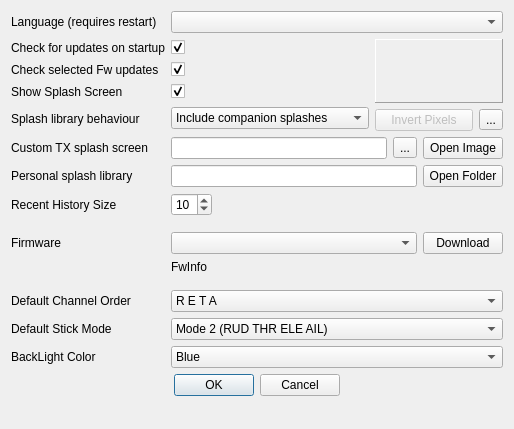
<?xml version="1.0" encoding="UTF-8"?>
<ui version="4.0">
 <class>preferencesDialog</class>
 <widget class="QDialog" name="preferencesDialog">
  <property name="geometry">
   <rect>
    <x>0</x>
    <y>0</y>
    <width>514</width>
    <height>429</height>
   </rect>
  </property>
  <property name="sizePolicy">
   <sizepolicy hsizetype="Minimum" vsizetype="Preferred">
    <horstretch>0</horstretch>
    <verstretch>0</verstretch>
   </sizepolicy>
  </property>
  <property name="windowTitle">
   <string>Preferences</string>
  </property>
  <property name="windowIcon">
   <iconset resource="companion9x.qrc">
    <normaloff>:/images/preferences.png</normaloff>:/images/preferences.png</iconset>
  </property>
  <layout class="QGridLayout" name="gridLayout_4">
   <item row="4" column="0">
    <widget class="QLabel" name="label_10">
     <property name="text">
      <string>Splash library behaviour</string>
     </property>
    </widget>
   </item>
   <item row="14" column="1" colspan="3">
    <widget class="QComboBox" name="backLightColor">
     <item>
      <property name="text">
       <string>Blue</string>
      </property>
     </item>
     <item>
      <property name="text">
       <string>Green</string>
      </property>
     </item>
     <item>
      <property name="text">
       <string>Red</string>
      </property>
     </item>
     <item>
      <property name="text">
       <string>Orange</string>
      </property>
     </item>
     <item>
      <property name="text">
       <string>Yellow</string>
      </property>
     </item>
    </widget>
   </item>
   <item row="12" column="1" colspan="3">
    <widget class="QComboBox" name="channelorderCB">
     <property name="whatsThis">
      <string>Channel order

This is used by the templated to determine which channel goes to what number output.</string>
     </property>
     <property name="currentIndex">
      <number>0</number>
     </property>
     <item>
      <property name="text">
       <string notr="true">R E T A</string>
      </property>
     </item>
     <item>
      <property name="text">
       <string notr="true">R E A T</string>
      </property>
     </item>
     <item>
      <property name="text">
       <string notr="true">R T E A</string>
      </property>
     </item>
     <item>
      <property name="text">
       <string notr="true">R T A E</string>
      </property>
     </item>
     <item>
      <property name="text">
       <string notr="true">R A E T</string>
      </property>
     </item>
     <item>
      <property name="text">
       <string notr="true">R A T E</string>
      </property>
     </item>
     <item>
      <property name="text">
       <string notr="true">E R T A</string>
      </property>
     </item>
     <item>
      <property name="text">
       <string notr="true">E R A T</string>
      </property>
     </item>
     <item>
      <property name="text">
       <string notr="true">E T R A</string>
      </property>
     </item>
     <item>
      <property name="text">
       <string notr="true">E T A R</string>
      </property>
     </item>
     <item>
      <property name="text">
       <string notr="true">E A R T</string>
      </property>
     </item>
     <item>
      <property name="text">
       <string notr="true">E A T R</string>
      </property>
     </item>
     <item>
      <property name="text">
       <string notr="true">T R E A</string>
      </property>
     </item>
     <item>
      <property name="text">
       <string notr="true">T R A E</string>
      </property>
     </item>
     <item>
      <property name="text">
       <string notr="true">T E R A</string>
      </property>
     </item>
     <item>
      <property name="text">
       <string notr="true">T E A R</string>
      </property>
     </item>
     <item>
      <property name="text">
       <string notr="true">T A R E</string>
      </property>
     </item>
     <item>
      <property name="text">
       <string notr="true">T A E R</string>
      </property>
     </item>
     <item>
      <property name="text">
       <string notr="true">A R E T</string>
      </property>
     </item>
     <item>
      <property name="text">
       <string notr="true">A R T E</string>
      </property>
     </item>
     <item>
      <property name="text">
       <string notr="true">A E R T</string>
      </property>
     </item>
     <item>
      <property name="text">
       <string notr="true">A E T R</string>
      </property>
     </item>
     <item>
      <property name="text">
       <string notr="true">A T R E</string>
      </property>
     </item>
     <item>
      <property name="text">
       <string notr="true">A T E R</string>
      </property>
     </item>
    </widget>
   </item>
   <item row="0" column="1" colspan="3">
    <widget class="QComboBox" name="locale_QB"/>
   </item>
   <item row="6" column="1" colspan="3">
    <layout class="QGridLayout" name="gridLayout_2">
     <item row="0" column="0">
      <widget class="QLineEdit" name="libraryPath">
       <property name="enabled">
        <bool>true</bool>
       </property>
       <property name="readOnly">
        <bool>true</bool>
       </property>
      </widget>
     </item>
     <item row="0" column="1">
      <widget class="QPushButton" name="libraryPathButton">
       <property name="text">
        <string>Open Folder</string>
       </property>
      </widget>
     </item>
    </layout>
   </item>
   <item row="9" column="1" rowspan="2" colspan="3">
    <layout class="QGridLayout" name="gridLayout">
     <item row="0" column="0">
      <widget class="QComboBox" name="downloadVerCB"/>
     </item>
     <item row="0" column="1">
      <widget class="QPushButton" name="fw_dnld">
       <property name="sizePolicy">
        <sizepolicy hsizetype="Fixed" vsizetype="Fixed">
         <horstretch>0</horstretch>
         <verstretch>0</verstretch>
        </sizepolicy>
       </property>
       <property name="text">
        <string>Download</string>
       </property>
      </widget>
     </item>
     <item row="1" column="0">
      <widget class="QLabel" name="FwInfo">
       <property name="text">
        <string>FwInfo</string>
       </property>
      </widget>
     </item>
    </layout>
   </item>
   <item row="13" column="1" colspan="3">
    <widget class="QComboBox" name="stickmodeCB">
     <property name="whatsThis">
      <string>Mode selection:

Mode 1:
  Left stick:  Elevator, Rudder
  Right stick:  Throttle, Aileron

Mode 2:
  Left stick:  Throttle, Rudder
  Right stick:  Elevator, Aileron

Mode 3:
  Left stick:  Elevator, Aileron
  Right stick:  Throttle, Rudder

Mode 4:
  Left stick:  Throttle, Aileron
  Right stick:  Elevator, Rudder

</string>
     </property>
     <property name="currentIndex">
      <number>1</number>
     </property>
     <item>
      <property name="text">
       <string>Mode 1 (RUD ELE THR AIL)</string>
      </property>
     </item>
     <item>
      <property name="text">
       <string>Mode 2 (RUD THR ELE AIL)</string>
      </property>
     </item>
     <item>
      <property name="text">
       <string>Mode 3 (AIL ELE THR RUD)</string>
      </property>
     </item>
     <item>
      <property name="text">
       <string>Mode 4 (AIL THR ELE RUD)</string>
      </property>
     </item>
    </widget>
   </item>
   <item row="10" column="0">
    <spacer name="verticalSpacer_3">
     <property name="orientation">
      <enum>Qt::Vertical</enum>
     </property>
     <property name="sizeType">
      <enum>QSizePolicy::Fixed</enum>
     </property>
     <property name="sizeHint" stdset="0">
      <size>
       <width>20</width>
       <height>14</height>
      </size>
     </property>
    </spacer>
   </item>
   <item row="5" column="1" colspan="3">
    <layout class="QHBoxLayout" name="horizontalLayout_2">
     <item>
      <widget class="QLineEdit" name="SplashFileName">
       <property name="enabled">
        <bool>true</bool>
       </property>
       <property name="readOnly">
        <bool>true</bool>
       </property>
      </widget>
     </item>
     <item>
      <widget class="QToolButton" name="splashLibraryButton">
       <property name="text">
        <string>...</string>
       </property>
       <property name="icon">
        <iconset resource="companion9x.qrc">
         <normaloff>:/images/library.png</normaloff>:/images/library.png</iconset>
       </property>
      </widget>
     </item>
     <item>
      <widget class="QPushButton" name="SplashSelect">
       <property name="sizePolicy">
        <sizepolicy hsizetype="Fixed" vsizetype="Fixed">
         <horstretch>0</horstretch>
         <verstretch>0</verstretch>
        </sizepolicy>
       </property>
       <property name="text">
        <string>Open Image</string>
       </property>
      </widget>
     </item>
    </layout>
   </item>
   <item row="6" column="0">
    <widget class="QLabel" name="label_9">
     <property name="text">
      <string>Personal splash library</string>
     </property>
    </widget>
   </item>
   <item row="7" column="1">
    <widget class="QSpinBox" name="historySize">
     <property name="sizePolicy">
      <sizepolicy hsizetype="Maximum" vsizetype="Fixed">
       <horstretch>40</horstretch>
       <verstretch>0</verstretch>
      </sizepolicy>
     </property>
     <property name="maximum">
      <number>15</number>
     </property>
     <property name="value">
      <number>10</number>
     </property>
    </widget>
   </item>
   <item row="8" column="1">
    <spacer name="horizontalSpacer">
     <property name="orientation">
      <enum>Qt::Horizontal</enum>
     </property>
     <property name="sizeHint" stdset="0">
      <size>
       <width>40</width>
       <height>10</height>
      </size>
     </property>
    </spacer>
   </item>
   <item row="9" column="0">
    <widget class="QLabel" name="label_6">
     <property name="text">
      <string>Firmware</string>
     </property>
    </widget>
   </item>
   <item row="11" column="1" colspan="3">
    <spacer name="horizontalSpacer_2">
     <property name="orientation">
      <enum>Qt::Horizontal</enum>
     </property>
     <property name="sizeHint" stdset="0">
      <size>
       <width>340</width>
       <height>10</height>
      </size>
     </property>
    </spacer>
   </item>
   <item row="12" column="0">
    <widget class="QLabel" name="label_13">
     <property name="text">
      <string>Default Channel Order</string>
     </property>
    </widget>
   </item>
   <item row="13" column="0">
    <widget class="QLabel" name="label_14">
     <property name="text">
      <string>Default Stick Mode</string>
     </property>
    </widget>
   </item>
   <item row="14" column="0">
    <widget class="QLabel" name="label_3">
     <property name="text">
      <string>BackLight Color</string>
     </property>
    </widget>
   </item>
   <item row="16" column="2">
    <spacer name="verticalSpacer">
     <property name="orientation">
      <enum>Qt::Vertical</enum>
     </property>
     <property name="sizeHint" stdset="0">
      <size>
       <width>20</width>
       <height>40</height>
      </size>
     </property>
    </spacer>
   </item>
   <item row="2" column="1">
    <widget class="QCheckBox" name="startupCheck_fw">
     <property name="text">
      <string/>
     </property>
     <property name="checked">
      <bool>true</bool>
     </property>
    </widget>
   </item>
   <item row="3" column="0">
    <widget class="QLabel" name="label_4">
     <property name="text">
      <string>Show Splash Screen</string>
     </property>
    </widget>
   </item>
   <item row="3" column="1">
    <widget class="QCheckBox" name="showSplash">
     <property name="text">
      <string/>
     </property>
     <property name="checked">
      <bool>true</bool>
     </property>
    </widget>
   </item>
   <item row="5" column="0">
    <widget class="QLabel" name="label_8">
     <property name="text">
      <string>Custom TX splash screen</string>
     </property>
    </widget>
   </item>
   <item row="7" column="0">
    <widget class="QLabel" name="label_5">
     <property name="text">
      <string>Recent History Size</string>
     </property>
    </widget>
   </item>
   <item row="1" column="1">
    <widget class="QCheckBox" name="startupCheck_companion9x">
     <property name="text">
      <string/>
     </property>
     <property name="checked">
      <bool>true</bool>
     </property>
    </widget>
   </item>
   <item row="1" column="0">
    <widget class="QLabel" name="label_2">
     <property name="text">
      <string>Check for updates on startup</string>
     </property>
    </widget>
   </item>
   <item row="1" column="3" rowspan="4">
    <layout class="QGridLayout" name="gridLayout_3">
     <item row="0" column="0" colspan="2">
      <widget class="QLabel" name="imageLabel">
       <property name="sizePolicy">
        <sizepolicy hsizetype="Minimum" vsizetype="Minimum">
         <horstretch>0</horstretch>
         <verstretch>0</verstretch>
        </sizepolicy>
       </property>
       <property name="minimumSize">
        <size>
         <width>128</width>
         <height>64</height>
        </size>
       </property>
       <property name="maximumSize">
        <size>
         <width>128</width>
         <height>64</height>
        </size>
       </property>
       <property name="frameShape">
        <enum>QFrame::Panel</enum>
       </property>
       <property name="frameShadow">
        <enum>QFrame::Raised</enum>
       </property>
       <property name="text">
        <string/>
       </property>
       <property name="scaledContents">
        <bool>true</bool>
       </property>
      </widget>
     </item>
     <item row="2" column="0">
      <widget class="QPushButton" name="InvertPixels">
       <property name="enabled">
        <bool>false</bool>
       </property>
       <property name="text">
        <string>Invert Pixels</string>
       </property>
      </widget>
     </item>
     <item row="2" column="1">
      <widget class="QToolButton" name="clearImageButton">
       <property name="text">
        <string>...</string>
       </property>
       <property name="icon">
        <iconset resource="companion9x.qrc">
         <normaloff>:/images/clear.png</normaloff>:/images/clear.png</iconset>
       </property>
      </widget>
     </item>
     <item row="1" column="0">
      <spacer name="verticalSpacer_2">
       <property name="orientation">
        <enum>Qt::Vertical</enum>
       </property>
       <property name="sizeHint" stdset="0">
        <size>
         <width>20</width>
         <height>40</height>
        </size>
       </property>
      </spacer>
     </item>
    </layout>
   </item>
   <item row="2" column="0">
    <widget class="QLabel" name="label_7">
     <property name="text">
      <string>Check selected Fw updates</string>
     </property>
    </widget>
   </item>
   <item row="0" column="0">
    <widget class="QLabel" name="label">
     <property name="text">
      <string>Language (requires restart)</string>
     </property>
    </widget>
   </item>
   <item row="15" column="0" colspan="4">
    <layout class="QHBoxLayout" name="horizontalLayout_3">
     <item>
      <spacer name="horizontalSpacer_3">
       <property name="orientation">
        <enum>Qt::Horizontal</enum>
       </property>
       <property name="sizeHint" stdset="0">
        <size>
         <width>40</width>
         <height>20</height>
        </size>
       </property>
      </spacer>
     </item>
     <item>
      <widget class="QDialogButtonBox" name="buttonBox">
       <property name="orientation">
        <enum>Qt::Horizontal</enum>
       </property>
       <property name="standardButtons">
        <set>QDialogButtonBox::Cancel|QDialogButtonBox::Ok</set>
       </property>
       <property name="centerButtons">
        <bool>true</bool>
       </property>
      </widget>
     </item>
     <item>
      <spacer name="horizontalSpacer_4">
       <property name="orientation">
        <enum>Qt::Horizontal</enum>
       </property>
       <property name="sizeHint" stdset="0">
        <size>
         <width>40</width>
         <height>20</height>
        </size>
       </property>
      </spacer>
     </item>
    </layout>
   </item>
   <item row="4" column="1" colspan="2">
    <widget class="QComboBox" name="splashincludeCB">
     <item>
      <property name="text">
       <string>Include companion splashes</string>
      </property>
     </item>
     <item>
      <property name="text">
       <string>Only user defined splashes</string>
      </property>
     </item>
    </widget>
   </item>
  </layout>
  <zorder>label_2</zorder>
  <zorder>label_7</zorder>
  <zorder>label</zorder>
  <zorder>startupCheck_fw</zorder>
  <zorder>label_4</zorder>
  <zorder>showSplash</zorder>
  <zorder>label_8</zorder>
  <zorder>label_6</zorder>
  <zorder>label_13</zorder>
  <zorder>channelorderCB</zorder>
  <zorder>label_14</zorder>
  <zorder>label_5</zorder>
  <zorder>locale_QB</zorder>
  <zorder>historySize</zorder>
  <zorder>stickmodeCB</zorder>
  <zorder>label_3</zorder>
  <zorder>backLightColor</zorder>
  <zorder>startupCheck_companion9x</zorder>
  <zorder>label_9</zorder>
  <zorder>label_10</zorder>
  <zorder>splashincludeCB</zorder>
 </widget>
 <resources>
  <include location="companion9x.qrc"/>
 </resources>
 <connections>
  <connection>
   <sender>buttonBox</sender>
   <signal>accepted()</signal>
   <receiver>preferencesDialog</receiver>
   <slot>accept()</slot>
   <hints>
    <hint type="sourcelabel">
     <x>370</x>
     <y>49</y>
    </hint>
    <hint type="destinationlabel">
     <x>157</x>
     <y>274</y>
    </hint>
   </hints>
  </connection>
  <connection>
   <sender>buttonBox</sender>
   <signal>rejected()</signal>
   <receiver>preferencesDialog</receiver>
   <slot>reject()</slot>
   <hints>
    <hint type="sourcelabel">
     <x>390</x>
     <y>55</y>
    </hint>
    <hint type="destinationlabel">
     <x>286</x>
     <y>274</y>
    </hint>
   </hints>
  </connection>
 </connections>
</ui>
